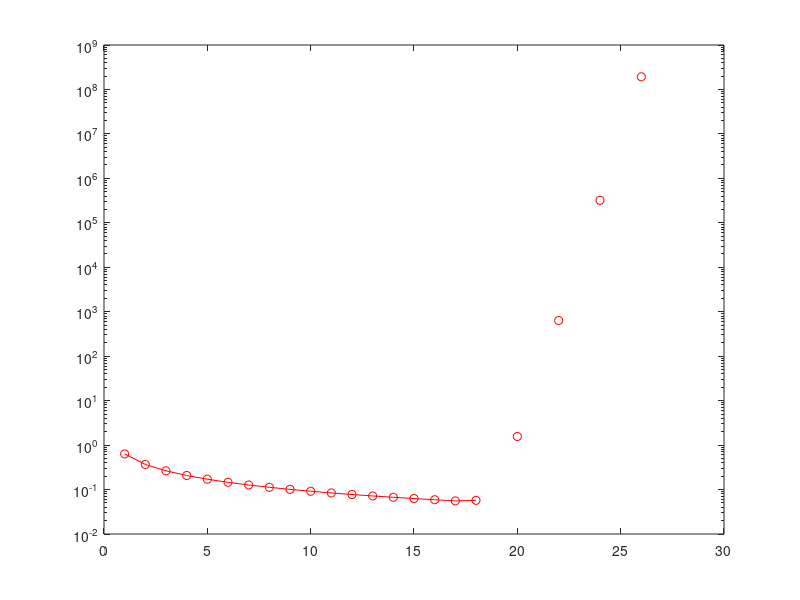

Source code (MATLAB):
clear all
clc

%Preallocamento
I=zeros(1,26);

%Inizializzazione della formula ricorsiva
I(1) = (exp(1)-1)/exp(1);

%Calcolo integrale con formula ricorsiva
for i=2:26
    I(i)=1-(i-1)*I(i-1);
end

%Grafico in scala semilogaritmica
figure(1)
semilogy(1:26, I, 'r-o')